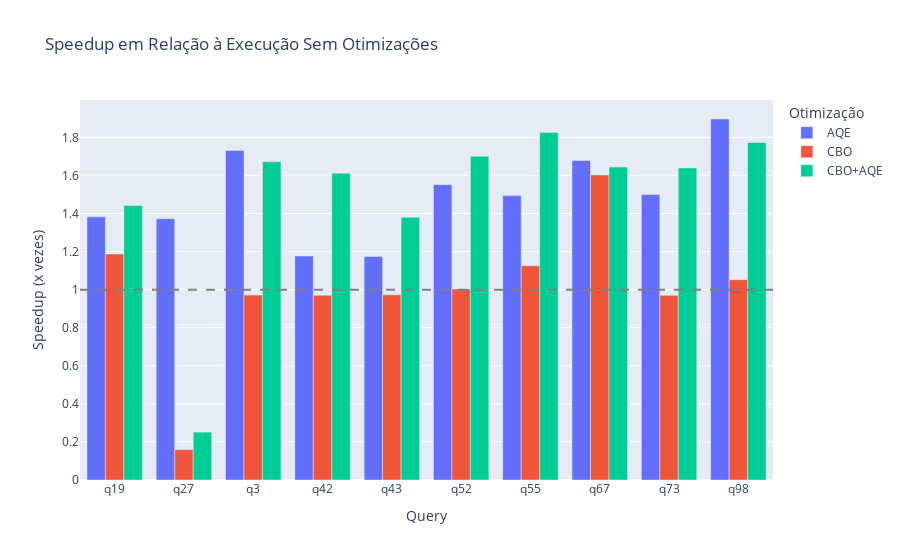

Notebook code for this chart:
### Code cell
# Calcular o speedup
pivot_df = df_all_queries.pivot_table(
    index=['query'], 
    columns='execution_mode', 
    values='elapsedTime'
).reset_index()

# Adicionar colunas de speedup
if 'wo' in pivot_df.columns:
    if 'aqe' in pivot_df.columns:
        pivot_df['speedup_aqe'] = pivot_df['wo'] / pivot_df['aqe']
    if 'cbo' in pivot_df.columns:
        pivot_df['speedup_cbo'] = pivot_df['wo'] / pivot_df['cbo']
    if 'cboaqe' in pivot_df.columns:
        pivot_df['speedup_cboaqe'] = pivot_df['wo'] / pivot_df['cboaqe']

# Transformar para formato long para plotagem
speedup_cols = [col for col in pivot_df.columns if col.startswith('speedup_')]
if speedup_cols:
    speedup_df = pivot_df.melt(
        id_vars=['query'],
        value_vars=speedup_cols,
        var_name='optimization',
        value_name='speedup'
    )
    
    # Melhorar rótulos para o gráfico
    speedup_df['optimization'] = speedup_df['optimization'].str.replace('speedup_', '')
    speedup_df['optimization'] = speedup_df['optimization'].map({
        'aqe': 'AQE',
        'cbo': 'CBO',
        'cboaqe': 'CBO+AQE'
    })
    
    # Plotar o speedup
    fig_speedup = px.bar(
        speedup_df,
        x='query',
        y='speedup',
        color='optimization',
        barmode='group',
        title='Speedup em Relação à Execução Sem Otimizações',
        labels={'speedup': 'Speedup (x vezes)', 'query': 'Query', 'optimization': 'Otimização'}
    )
    fig_speedup.update_layout(xaxis={'categoryorder': 'category ascending'})
    fig_speedup.add_hline(y=1, line_dash="dash", line_color="gray")
    fig_speedup.show()

### Figure 1 — Plotly figure (JSON) as saved in the notebook; plotly's stock layout.template omitted (floating-point values rounded to 4 significant figures)
{"data": [{"alignmentgroup": "True", "hovertemplate": "Otimização=AQE<br>Query=%{x}<br>Speedup (x vezes)=%{y}<extra></extra>", "legendgroup": "AQE", "marker": {"color": "#636efa", "pattern": {"shape": ""}}, "name": "AQE", "offsetgroup": "AQE", "orientation": "v", "showlegend": true, "textposition": "auto", "type": "bar", "x": ["q19", "q27", "q3", "q42", "q43", "q52", "q55", "q67", "q73", "q98"], "xaxis": "x", "y": [1.382, 1.372, 1.731, 1.176, 1.174, 1.551, 1.494, 1.678, 1.5, 1.896], "yaxis": "y"}, {"alignmentgroup": "True", "hovertemplate": "Otimização=CBO<br>Query=%{x}<br>Speedup (x vezes)=%{y}<extra></extra>", "legendgroup": "CBO", "marker": {"color": "#EF553B", "pattern": {"shape": ""}}, "name": "CBO", "offsetgroup": "CBO", "orientation": "v", "showlegend": true, "textposition": "auto", "type": "bar", "x": ["q19", "q27", "q3", "q42", "q43", "q52", "q55", "q67", "q73", "q98"], "xaxis": "x", "y": [1.187, 0.1595, 0.9713, 0.9703, 0.973, 1.004, 1.125, 1.603, 0.97, 1.052], "yaxis": "y"}, {"alignmentgroup": "True", "hovertemplate": "Otimização=CBO+AQE<br>Query=%{x}<br>Speedup (x vezes)=%{y}<extra></extra>", "legendgroup": "CBO+AQE", "marker": {"color": "#00cc96", "pattern": {"shape": ""}}, "name": "CBO+AQE", "offsetgroup": "CBO+AQE", "orientation": "v", "showlegend": true, "textposition": "auto", "type": "bar", "x": ["q19", "q27", "q3", "q42", "q43", "q52", "q55", "q67", "q73", "q98"], "xaxis": "x", "y": [1.442, 0.2515, 1.672, 1.611, 1.38, 1.701, 1.826, 1.644, 1.639, 1.773], "yaxis": "y"}], "layout": {"barmode": "group", "legend": {"title": {"text": "Otimização"}, "tracegroupgap": 0}, "shapes": [{"line": {"color": "gray", "dash": "dash"}, "type": "line", "x0": 0, "x1": 1, "xref": "x domain", "y0": 1, "y1": 1, "yref": "y"}], "title": {"text": "Speedup em Relação à Execução Sem Otimizações"}, "xaxis": {"anchor": "y", "categoryorder": "category ascending", "domain": [0, 1], "title": {"text": "Query"}}, "yaxis": {"anchor": "x", "domain": [0, 1], "title": {"text": "Speedup (x vezes)"}}}}
